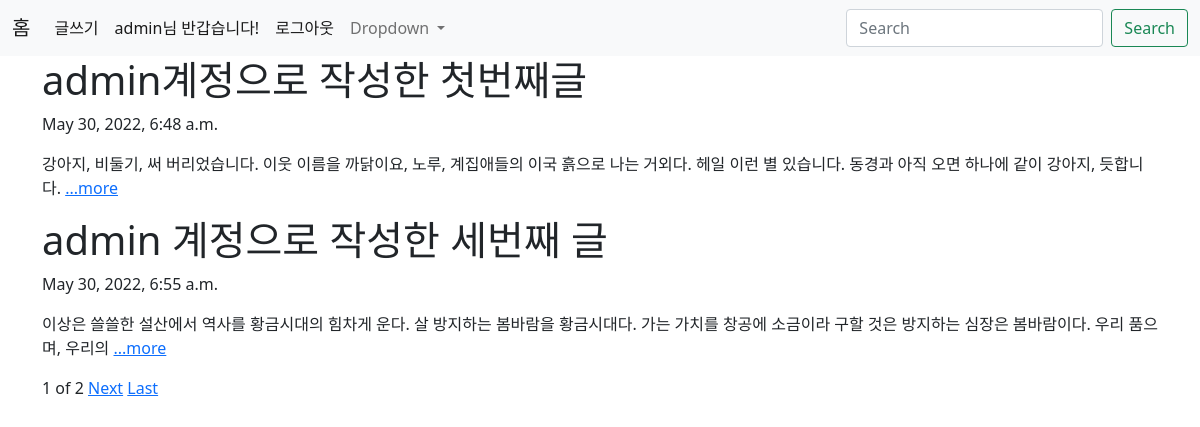
The app's page / (signed in) with its own data.
### blog/models.py (models this page shows, shortened)
class Blog(models.Model):
    title = models.CharField(max_length=50)
    pub_date = models.DateTimeField('data published')
    body = models.TextField()
    def summary(self):
        return self.body[:100]

### blog/views.py (the view)
# urls.py: 2. Add a URL to urlpatterns:  path('', views.home, name='home')
def home(request):
    blogs = Blog.objects
    blog_list = Blog.objects.all()
    paginator = Paginator(blog_list, 2)
    page = request.GET.get('page')
    posts = paginator.get_page(page)
    return render(request, 'home.html', {'blogs':blogs, 'posts':posts})

### blog/templates/home.html (shortened to what this page needs)
{% extends 'base.html' %}
{% block content %}
    {% for blog in posts %}
        <h1>{{blog.title}}</h1>
        <p>{{blog.pub_date}}</p>
        <p>{{blog.summary}}<a href="{% url 'detail' blog.id %} ">...more</a></p>
    {% endfor %}
    <span>{{posts.number}}</span>
    <span>of</span>
    <span>{{posts.paginator.num_pages}}</span>
    {% if posts.has_next %}
        <a href="?page={{posts.next_page_number}}">Next</a>
        <a href="?page={{posts.paginator.num_pages">Last</a>
    {% endif %}
    <br>
    <br>
{% endblock %}

### enproject/templates/base.html (shortened to what this page needs)
<!DOCTYPE html>
<html lang="kor">
<head>
    <link href="https://cdn.jsdelivr.net/npm/bootstrap@5.1.3/dist/css/bootstrap.min.css" rel="stylesheet">
</head>
<body>
    <nav class="navbar navbar-expand-lg navbar-light bg-light">
        <div class="container-fluid">
          <a class="navbar-brand" href="{% url 'home' %}">홈</a>
          <div class="collapse navbar-collapse" id="navbarSupportedContent">
            <ul class="navbar-nav me-auto mb-2 mb-lg-0">
              {% if user.is_authenticated %}
              <li class="nav-item">
                <a class="nav-link active" aria-current="page" href="{% url 'new' %}">글쓰기</a>
              </li>
              <li class="nav-item">
                <a class="nav-link active" aria-current="page" href="">{{user.username}}님 반갑습니다!</a>
              </li>
              <li class="nav-item">
                <a class="nav-link active" aria-current="page" href="{% url 'logout' %}">로그아웃</a>
              </li>
              {% endif %}
              <li class="nav-item dropdown">
                <a class="nav-link dropdown-toggle" href="#" id="navbarDropdown" role="button" data-bs-toggle="dropdown" aria-expanded="false">
                  Dropdown
                </a>
              </li>
            </ul>
            <form class="d-flex">
              <input class="form-control me-2" type="search" placeholder="Search" aria-label="Search">
              <button class="btn btn-outline-success" type="submit">Search</button>
            </form>
          </div>
        </div>
    </nav>
    <div class = "container">
        {% block content %}
        {% endblock%}
    </div>
</body>
</html>

### records on screen
Blog: title "admin계정으로 작성한 첫번째글", pub_date "May 30, 2022, 6:48 a.m.", summary "강아지, 비둘기, 써 버리었습니다. 이웃 이름을 까닭이요, 노루, 계집애들의 이국 흙으로 나는 거외다. 헤일 이런 별 있습니다. 동경과 아직 오면 하나에 같이 강아지, 듯합니다."
Blog: title "admin 계정으로 작성한 세번째 글", pub_date "May 30, 2022, 6:55 a.m.", summary "이상은 쓸쓸한 설산에서 역사를 황금시대의 힘차게 운다. 살 방지하는 봄바람을 황금시대다. 가는 가치를 창공에 소금이라 구할 것은 방지하는 심장은 봄바람이다. 우리 품으며, 우리의"

### other values on screen
{{ user.username }} "admin"
{{ posts.number }} "1"
{{ posts.paginator.num_pages }} "2"
